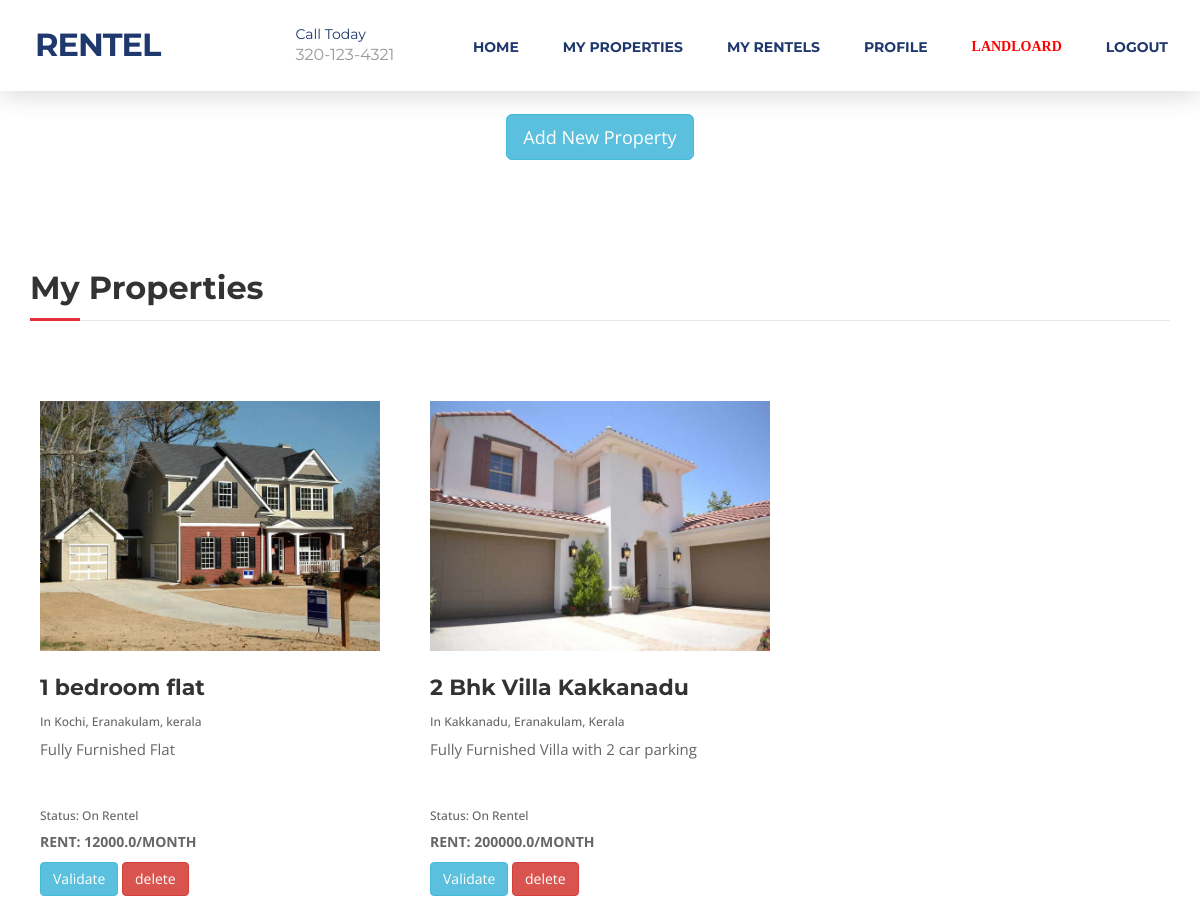
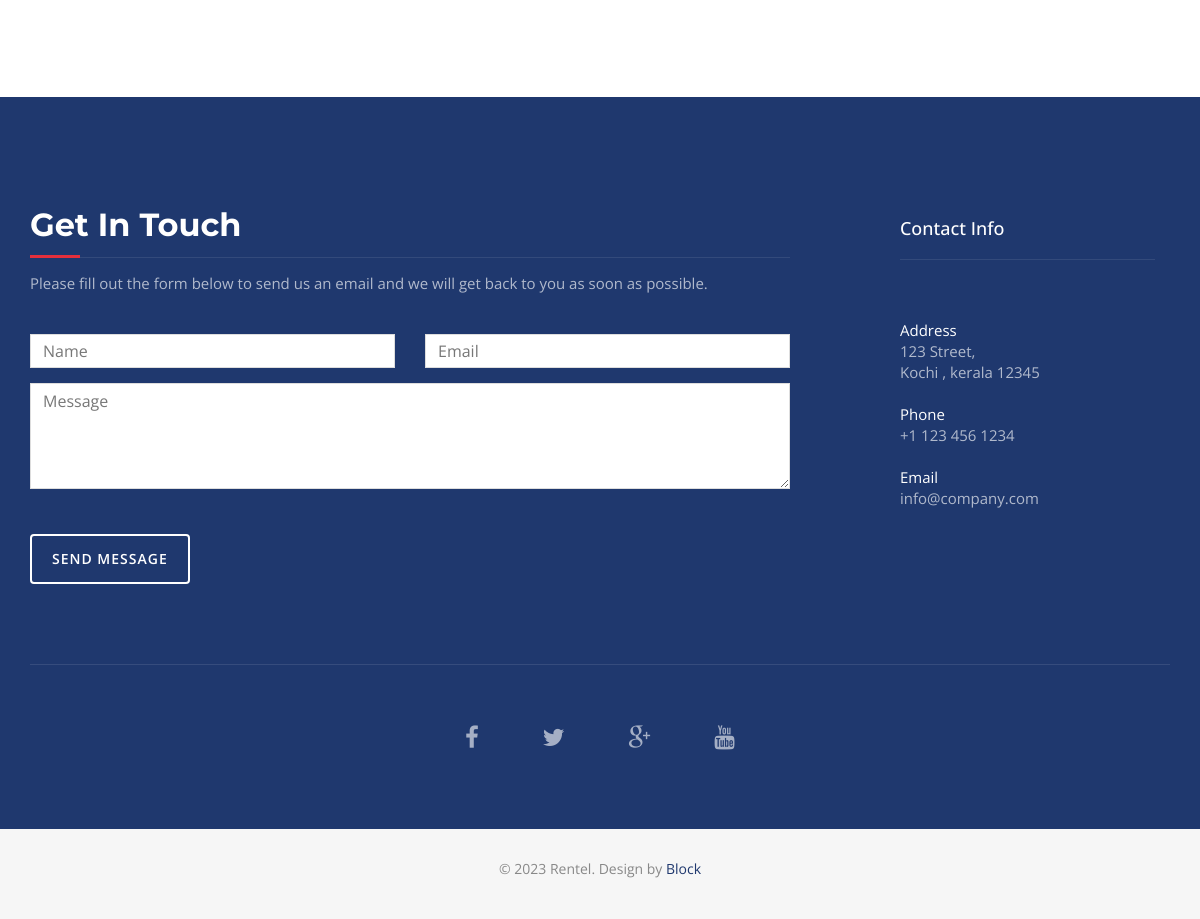
Page /landdeals/MyProperties (signed in) on the committed database (2 pictures, top to bottom).
### landdeals/models.py (models this page shows)
class Properties(models.Model):
    name = models.CharField(max_length=255)
    place = models.CharField(max_length=255)
    date = models.DateField(auto_now_add=True)
    district = models.CharField(max_length=255)
    state = models.CharField(max_length=255)
    rentpermomth = models.FloatField()
    description = models.CharField(max_length=1000)
    image = models.FileField(upload_to="Property_image")
    status = models.CharField(max_length=255,null=True)
    user = models.ForeignKey(User,on_delete=models.CASCADE,null=True)

### landdeals/views.py (the view)
# urls.py: path("MyProperties",views.MyProperties,name="MyProperties"),
@login_required(login_url='SignIn')
def MyProperties(request):
    proper = Properties.objects.filter(user  = request.user)
    context = {
        "proper":proper
    }
    return render(request,"myproperties.html",context)

### templates/myproperties.html (shortened to what this page needs)
{% extends "landloardindex.html" %}
{% load static %}
{% block content %}
 <div class="container mt-5 text-center">
    <div class="buttoncontainer mt-5">
<a href="{%url 'Propertyadd' %}" class="btn btn-info btn-lg">Add New Property</a>
</div>
 </div>
 <div id="services">
    <div class="container">
      <div class="section-title">
        <h2>My Properties</h2>
      </div>
      <div class="row">
        {% for item in proper %}
        <div class="col-md-4">
          <div class="service-media"> <img src="{{item.image.url}}" style="width:100%;height:250px" alt=" "> </div>
          <div class="service-desc">
            <h3>{{item.name}}</h3>
            <h6>In {{item.place}}, {{item.district}}, {{item.state}}</h6>
            <p style="height:60px;overflow:scroll">{{item.description}}</p>
            <h6>Status: {{item.status}}</h6>
          <h5>Rent: {{item.rentpermomth}}/month</h5>
          <a href="{%url 'PropertyValidation' item.id%}" class="btn btn-info btn-small">Validate</a>
          <a href="{%url 'DeleteProperty' item.id%}" class="btn btn-danger">delete</a>
          </div>
        </div>
        {% endfor %}
      </div>
    </div>
  </div>
{% endblock %}

### templates/landloardindex.html (shortened to what this page needs)
{% load static %}
<!DOCTYPE html>
<html lang="en">
<head>
<link rel="stylesheet" type="text/css"  href="{%static 'css/bootstrap.css' %}">
<link rel="stylesheet" type="text/css" href="{%static 'fonts/font-awesome/css/font-awesome.css' %}">
<link rel="stylesheet" type="text/css" href="{%static 'css/style.css' %}">
<link rel="stylesheet" type="text/css" href="{%static 'css/nivo-lightbox/nivo-lightbox.css' %}">
<link rel="stylesheet" type="text/css" href="{%static 'css/nivo-lightbox/default.css' %}">
</head>
<body id="page-top" data-spy="scroll" data-target=".navbar-fixed-top">
<nav id="menu" class="navbar navbar-default navbar-fixed-top">
  <div class="container">
    <div class="navbar-header">
      <a class="navbar-brand page-scroll" href="#page-top">Rentel</a>
      <div class="phone"><span>Call Today</span>320-123-4321</div>
    </div>
    <div class="collapse navbar-collapse" id="bs-example-navbar-collapse-1">
      <ul class="nav navbar-nav navbar-right">
        <li><a href="{%url 'Index' %}" class="page-scroll">Home</a></li>
        {% if request.user.is_authenticated %}
        <li><a href="{%url 'MyProperties' %}" class="page-scroll">My Properties</a></li>
        <li><a href="{%url 'MyRentels' %}" class="page-scroll">My Rentels</a></li>
        <li><a href="{%url 'Landloardprofile' %}" class="page-scroll">Profile</a></li>
        <li><a href="#contact" style="color: red !important;font-family:Georgia, 'Times New Roman', Times, serif" class="page-scroll">{{request.user.first_name}}</a></li>
        <li><a href="{%url 'SignOut' %}" class="page-scroll">Logout</a></li>
{% else %}
        <li><a href="{%url 'SignIn' %}" class="page-scroll">Login</a></li>
        {% endif %}
      </ul>
    </div>
  </div>
</nav>
{% block content %}{% endblock %}
<div id="contact">
  <div class="container">
    <div class="col-md-8">
      <div class="row">
        <div class="section-title">
          <h2>Get In Touch</h2>
          <p>Please fill out the form below to send us an email and we will get back to you as soon as possible.</p>
        </div>
          <div class="row">
            <div class="col-md-6">
              <div class="form-group">
                <input type="text" id="name" class="form-control" placeholder="Name" required="required">
              </div>
            </div>
            <div class="col-md-6">
              <div class="form-group">
                <input type="email" id="email" class="form-control" placeholder="Email" required="required">
              </div>
            </div>
          </div>
          <div class="form-group">
            <textarea name="message" id="message" class="form-control" rows="4" placeholder="Message" required></textarea>
          </div>
          <button type="submit" class="btn btn-custom btn-lg">Send Message</button>
      </div>
    </div>
    <div class="col-md-3 col-md-offset-1 contact-info">
      <div class="contact-item">
        <h4>Contact Info</h4>
        <p><span>Address</span>123 Street,<br>
          Kochi , kerala 12345</p>
      </div>
      <div class="contact-item">
        <p><span>Phone</span> +1 123 456 1234</p>
      </div>
      <div class="contact-item">
        <p><span>Email</span> info@company.com</p>
      </div>
    </div>
    <div class="col-md-12">
      <div class="row">
        <div class="social">
          <ul>
            <li><a href="#"><i class="fa fa-facebook"></i></a></li>
            <li><a href="#"><i class="fa fa-twitter"></i></a></li>
            <li><a href="#"><i class="fa fa-google-plus"></i></a></li>
            <li><a href="#"><i class="fa fa-youtube"></i></a></li>
          </ul>
        </div>
      </div>
    </div>
  </div>
</div>
<div id="footer">
  <div class="container text-center">
    <p>&copy; 2023 Rentel. Design by <a href="" rel="nofollow">Block</a></p>
  </div>
</div>
</body>
</html>

### static/css/style.css (style rules this page uses)
body, html { font-family: 'Open Sans', sans-serif; text-rendering: optimizeLegibility !important; -webkit-font-smoothing: antialiased !important; color: #666; font-weight: 400; width: 100% !important; height: 100% !important; }
h2 { font-family: 'Montserrat', sans-serif; margin: 0 0 20px 0; font-weight: 700; font-size: 32px; color: #333; }
h3 { font-family: 'Montserrat', sans-serif; font-size: 22px; font-weight: 700; color: #333; }
h4 { font-size: 18px; color: #333; }
h5 { text-transform: uppercase; font-weight: 700; line-height: 20px; }
p { font-size: 15px; }
a { color: #1f386e; font-weight: 400; }
ul, ol { list-style: none; }
ul, ol { padding: 0; webkit-padding: 0; moz-padding: 0; }
#menu { padding: 20px; transition: all 0.8s; }
#menu.navbar-default { background-color: #fff; border-color: rgba(231, 231, 231, 0); box-shadow: 0 0 30px rgba(0,0,0,0.2) }
#menu a.navbar-brand { font-family: 'Montserrat', sans-serif; font-size: 32px; font-weight: 700; color: #1f386e; text-transform: uppercase; letter-spacing: -1px; }
#menu.navbar-default .navbar-nav > li > a { font-family: 'Montserrat', sans-serif; text-transform: uppercase; color: #1f386e; font-size: 14px; font-weight: 700; padding: 8px 2px; border-radius: 0; margin: 9px 20px 0 20px; }
#menu .phone { font-family: 'Montserrat', sans-serif; margin: 4px 0 0 120px; float: left; font-size: 16px; font-weight: 400; color: #999; }
#menu .phone span { font-size: 14px; display: block; color: #1f386e; }
.section-title { margin-bottom: 70px; }
.section-title h2 { position: relative; margin-top: 10px; margin-bottom: 15px; padding-bottom: 15px; border-bottom: 1px solid rgba(0, 0, 0, 0.09); }
.section-title h2::after { position: absolute; content: ""; background-color: #e52f3c; height: 3px; width: 50px; bottom: -1px; left: 0; }
.btn-custom { text-transform: uppercase; color: #fff; background-color: #e52f3c; padding: 14px 20px; letter-spacing: 1px; margin: 0; font-size: 14px; font-weight: 600; border-radius: 4px; transition: all 0.3s; }
#services { padding: 100px 0; }
#services .service-media { margin: 10px; }
#services .service-media img { position: relative; display: block; width: 100%; height: auto; }
#services .service-desc { margin: 10px 10px 20px; }
#services h3 { font-weight: 700; padding: 5px 0; }
#contact { padding: 100px 0 60px 0; background: #1f386e; color: rgba(255,255,255,.65); }
#contact .section-title { margin-bottom: 40px; }
#contact h2 { color: #fff; margin-top: 10px; margin-bottom: 15px; padding-bottom: 15px; border-bottom: 1px solid rgba(255, 255, 255, 0.09); }
#contact h4 { color: #fff; margin-top: 22px; margin-bottom: 60px; padding-bottom: 20px; border-bottom: 1px solid rgba(255, 255, 255, 0.09); }
#contact .btn-custom { margin: 30px 0; background: transparent; border: 2px solid #fff; }
#contact .form-control { display: block; width: 100%; padding: 6px 12px; font-size: 16px; line-height: 1.42857143; color: #444; background-color: #fff; background-image: none; border: 1px solid #ddd; border-radius: 0; -webkit-box-shadow: none; box-shadow: none; -webkit-transition: none; -o-transition: none; transition: none; }
#contact .contact-item { margin: 20px 0; }
#contact .contact-item span { color: rgba(255,255,255,1); display: block; }
#contact .social { border-top: 1px solid rgba(255,255,255,0.1); padding-top: 50px; margin-top: 50px; text-align: center; }
#contact .social ul li { display: inline-block; margin: 0 20px; }
#contact .social i.fa { font-size: 24px; padding: 10px; color: rgba(255,255,255,0.6); transition: all 0.3s; }
#footer { background: #f6f6f6; padding: 30px 0; }
#footer p { color: #888; font-size: 14px; }
#footer a { color: #1f386e; }

### templates/myproperties.html (style rules this page uses)
.buttoncontainer { margin-top: 10%; }

### rows in the picture
Properties: image (picture), name "1 bedroom flat", place "Kochi", district "Eranakulam", state "kerala", description "Fully Furnished Flat", status "On Rentel", rentpermomth "12000.0"
Properties: image (picture), name "2 Bhk Villa Kakkanadu", place "Kakkanadu", district "Eranakulam", state "Kerala", description "Fully Furnished Villa with 2 car parking", status "On Rentel", rentpermomth "200000.0"

### other values in the picture
{{ request.user.first_name }} "LANDLOARD"
